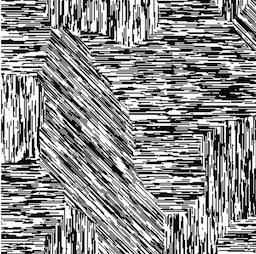
#> input picture homework04/imgs/pattern.png, 256 x 254 px
$ python homework04.py   (older library calls are emulated)
#> lines starting #> are read from the running program, lines starting #| are printed output that depends on the picture; after the words box and inside, x2 and y2 are one past the last pixel; in counts of white or black regions, pixels touching at a corner belong together
#!/usr/bin/env python3

import cv2
import numpy as np
import matplotlib.pyplot as plt

# Load our pattern
gray = cv2.imread("imgs/pattern.png",cv2.IMREAD_GRAYSCALE)
#> gray: shape (254, 256); min 0, max 255, mean 141.1

############################################################################
#    Step 1: build the Gabor kernel that will enhance for us vertically oriented patches:
#    cv2.getGaborKernel(ksize, sigma, theta, lambda, gamma, psi, ktype)
#
#    where:
#    ksize  - size of kernel in pixels (n, n), i.e., size of our neighborhood
#    sigma  - size of the Gaussian envelope, i.e., how wide is our Gaussian "hat"
#    theta  - orientation of the normal to the filter's oscilation pattern; e.g., theta = 0.0 means vertical stripes
#    lambda - wavelength of the sinusoidal oscilation; this together with sigma
#             is resposinble for frequencies enhanced by this filter
#    gamma  - spatial aspect ratio; keep it 1
#    phi    - phase offset; keep it 0
#    ktype  - type and range of values that each pixel in the gabor kernel can hold; keep it cv2.CV_32F

# ***TASK*** Select parameters of your Gabor kernel here:
# 5 2, 2 -> best
# 10, 3, 3 -> mid

# 5 4 2
ksize = 9     # try something between 5 and 15
sigma = 4.0     # try something between 2.0 and 4.0
theta = 0.0     # keep it 0.0 if you want to focus on vertically-oriented patterns
lbd = 2.0     # try something between 2.0 and 4.0
gamma = 1.0     # keep it 1.0
psi = 0.0       # keep it 0.0

kernel = cv2.getGaborKernel((ksize, ksize), sigma, theta, lbd, gamma, psi, ktype=cv2.CV_32F)

# Normalize the kernel and remove the DC component (do you remember from our class discussion why we are doing this?)
kernel /= kernel.sum()
kernel -= kernel.mean()

# Curious how does the kernel look like? Here we go:
xx, yy = np.mgrid[0:kernel.shape[0], 0:kernel.shape[1]]
fig = plt.figure()
ax = plt.axes(projection='3d')
ax.plot_surface(xx, yy, kernel ,rstride=1, cstride=1, cmap=plt.cm.gray,linewidth=0)
plt.show()
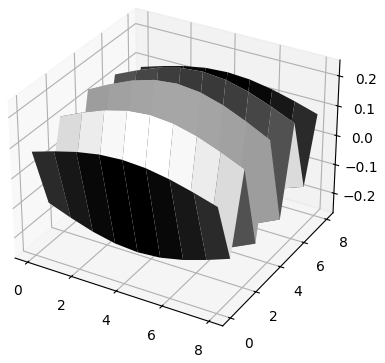
#> figure drawn by matplotlib, 1 panel


############################################################################
# Step 2: image filtering
res1 = cv2.filter2D(gray, cv2.CV_8UC3, kernel)
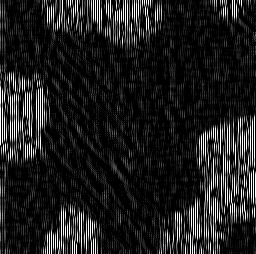
#> res1: shape (254, 256); min 0, max 255, mean 30
cv2.imwrite("imgs/filter_pattern.png", res1)
cv2.imshow("Filtering result",res1)


############################################################################
# Step 3: image binarization (let's use an idea with maximization of the Fisher ratio, implemeted by Otsu)

th2, res2 = cv2.threshold(res1,0,255,cv2.THRESH_BINARY+cv2.THRESH_OTSU)
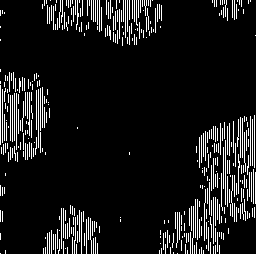
#> res2: shape (254, 256); 9.4% white in thin lines or dots
#> th2 = 106
cv2.imwrite("imgs/binarization.png", res2)
cv2.imshow("Otsu's binarization",res2)


############################################################################
# Step 4: morphological operations and getting your area of interest annotated
# ***TASK*** Choose the type among cv2.MORPH_CLOSE, cv2.MORPH_OPEN, cv2.MORPH_ERODE or cv2.MORPH_DILATE
# (or a sequence of those, in the order you think makes sense)

se_size = 15 # size of your structuring element (morphological operation kernel) -- try something between 5 and 15
se = np.ones((se_size,se_size), np.uint8)

type = cv2.MORPH_CLOSE
res3 = cv2.morphologyEx(res2, type, kernel=se)
#> res3: shape (254, 256); 28.3% white; 11 white regions (4 under 20 px), largest, box (x1, y1, x2, y2) and area: (159, 115, 256, 254) 7931, (42, 0, 162, 46) 4038, (0, 69, 50, 162) 3718

se_size = 13
se = np.ones((se_size, se_size), np.uint8)
type = cv2.MORPH_OPEN
res3 = cv2.morphologyEx(res3, type, kernel=se)
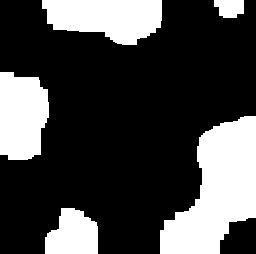
#> res3: shape (254, 256); 27.6% white; 5 white regions, box (x1, y1, x2, y2) and area: (160, 116, 256, 254) 7918, (42, 0, 162, 45) 4033, (0, 72, 49, 160) 3648, (45, 208, 98, 254) 1907, (214, 0, 244, 18) 449

cv2.imwrite("imgs/final_image.png", res3)
cv2.imshow("Areas with vertical pattern annotated",res3)

# Adapted from https://docs.opencv.org/4.x/d2/d2c/tutorial_sobel_derivatives.html
sobelx = cv2.Sobel(res3, cv2.CV_64F, 1, 0, ksize=3)
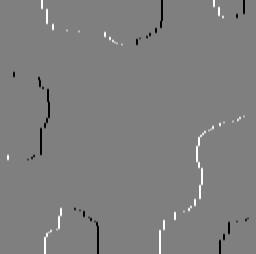
#> sobelx: shape (254, 256) float64; min -1020, max 1020, mean 0.6; drawn with min black and max white
sobely = cv2.Sobel(res3, cv2.CV_64F, 0, 1, ksize=3)
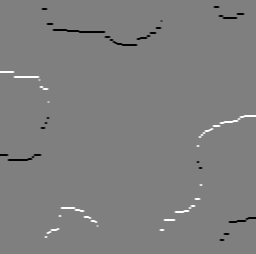
#> sobely: shape (254, 256) float64; min -1020, max 1020, mean -1.2; drawn with min black and max white

abs_sobelx = cv2.convertScaleAbs(sobelx)
#> abs_sobelx: shape (254, 256); 2% white in thin lines or dots
abs_sobely = cv2.convertScaleAbs(sobely)
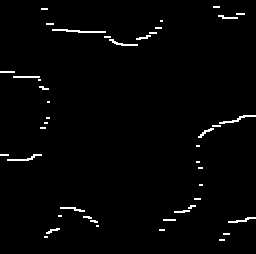
#> abs_sobely: shape (254, 256); 1.8% white in thin lines or dots

sobel_combined = cv2.addWeighted(abs_sobelx, 0.5, abs_sobely, 0.5, 0)
cv2.imwrite("imgs/extra_credit.png", sobel_combined)
cv2.imshow("Edges of the original image",sobel_combined)

cv2.waitKey(0)
cv2.destroyAllWindows()
